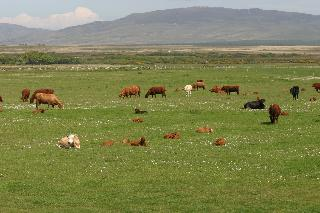
%> input picture MSRC/Image/1/1_10_s.jpg, 320 x 213 px
$ octave test1.m   (GNU Octave 9; MATLAB toolbox functions it lacks are replaced by stand-ins)
%> lines starting %> are read from the running program, lines starting %| are printed output that depends on the picture
clc;
clear;
close all;

addpath("D:\桌面\一年\test_image\MSRC\Image\1\")
addpath("D:\桌面\一年\test_image\MSRC\GroundTruth\1")
%% 读取原始图像
[filename, pathname] = uigetfile( ...
 {'*.bmp;*.jpg;*.png;*.tif;*.jpeg', 'Image Files (*.bmp;*.jpg;*.png;*.tif;*.jpeg)'; ...
         '*.*',                   'All Files (*.*)'}, ...
         'Pick an Image');
%> the answer given: MSRC/Image/1/1_10_s.jpg
fpath=[pathname filename];
img=imread(fpath);
%> img is the input picture: size 213x320x3 uint8; mean R, G, B 127.3, 131.4, 83.1
figure;
imshow(img, 'Border','tight');
%% 读取groundtruth
groundtruth = "D:\桌面\一年\test_image\MSRC\GroundTruth\1\";
filename = split(filename, '.');
filename = filename(1);
gt = imread(groundtruth + filename + ".png");
figure;
imshow(gt, 'Border','tight');

%% 分离目标与背景
targetMask = gt;
backgroundMask = ~gt;
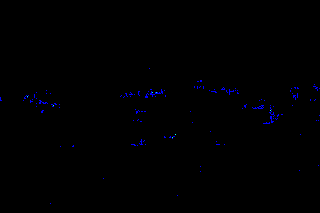
%> backgroundMask: size 213x320x3 logical; mean R, G, B 0, 0.000103, 0.00555

%% 计算目标区域RGB均值
targetMode = zeros(1,3);
for c = 1:3
    channel = img(:,:,c);
%> (the run ends here)

$ run again, on MSRC/Image/1/1_14_s.jpg
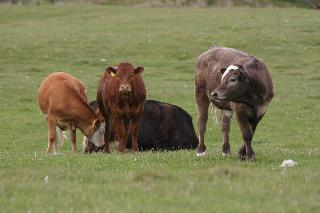
%> input picture MSRC/Image/1/1_14_s.jpg, 320 x 213 px
%> img is the input picture: size 213x320x3 uint8; mean R, G, B 126.6, 125.1, 85.1
%> `backgroundMask = ~gt;`:
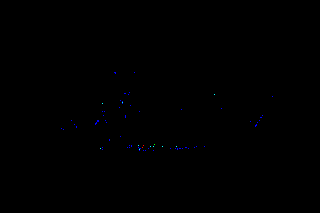
%> backgroundMask: size 213x320x3 logical; mean R, G, B 2.93e-05, 0.000161, 0.00132

$ run again, on MSRC/Image/1/1_15_s.jpg
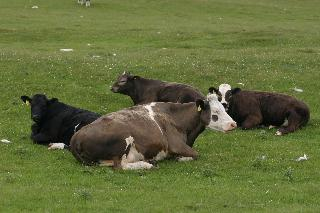
%> input picture MSRC/Image/1/1_15_s.jpg, 320 x 213 px
%> img is the input picture: size 213x320x3 uint8; mean R, G, B 99.3, 108.4, 59.2
%> `backgroundMask = ~gt;`:
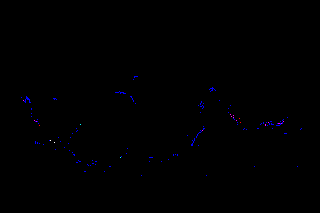
%> backgroundMask: size 213x320x3 logical; mean R, G, B 0.000308, 5.87e-05, 0.00348

$ run again, on MSRC/Image/1/1_16_s.jpg
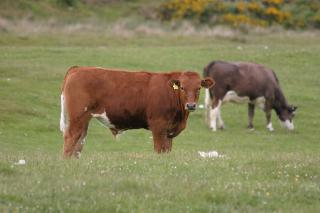
%> input picture MSRC/Image/1/1_16_s.jpg, 320 x 213 px
%> img is the input picture: size 213x320x3 uint8; mean R, G, B 134.2, 129.7, 89.7
